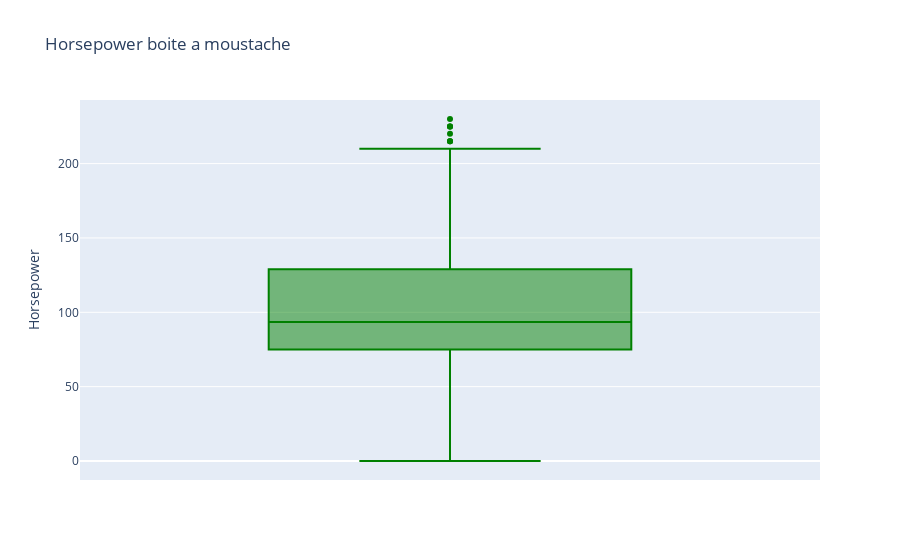

The cell this chart's notebook holds for it:
### Code cell
fig = px.box(df, y="Horsepower",title='Horsepower boite a moustache' ,color_discrete_sequence=['green'])
fig.show()

### Figure 1 — Plotly figure (JSON) as saved in the notebook; plotly's stock layout.template omitted (floating-point values rounded to 4 significant figures; data arrays with more than 128 entries replaced by an {"elided": "..."} marker saying what was removed)
{"data": [{"alignmentgroup": "True", "hovertemplate": "Horsepower=%{y}<extra></extra>", "legendgroup": "", "marker": {"color": "green"}, "name": "", "notched": false, "offsetgroup": "", "orientation": "v", "showlegend": false, "type": "box", "x0": " ", "xaxis": "x", "y": {"elided": "406 int values"}, "y0": " ", "yaxis": "y"}], "layout": {"boxmode": "group", "legend": {"tracegroupgap": 0}, "title": {"text": "Horsepower boite a moustache"}, "xaxis": {"anchor": "y", "domain": [0, 1]}, "yaxis": {"anchor": "x", "domain": [0, 1], "title": {"text": "Horsepower"}}}}
